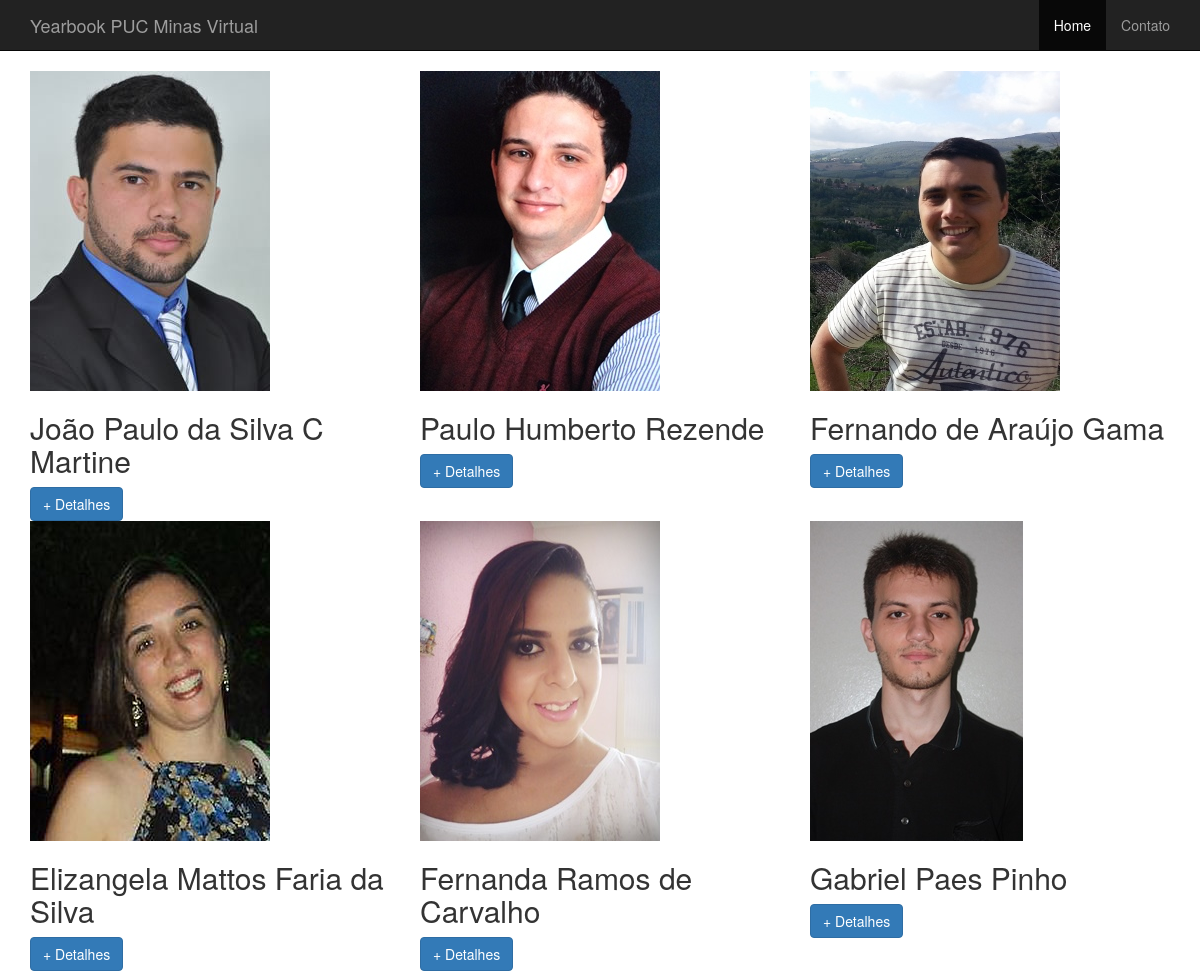
The page / on the database its author committed.
### tables this page shows
CREATE TABLE IF NOT EXISTS `aluno` (
  `id` int(11) NOT NULL AUTO_INCREMENT,
  `Nome` varchar(50) NOT NULL,
  `Cidade` varchar(60) DEFAULT NULL,
  `ES` varchar(60) DEFAULT NULL,
  `foto` varchar(100) DEFAULT NULL,
  `Descricao` varchar(450) DEFAULT NULL,
  PRIMARY KEY (`id`)
);

### index.php (the view, shortened to what this page needs)
<!DOCTYPE html>
<html>
  <head>
    <link href="http://netdna.bootstrapcdn.com/bootstrap/3.2.0/css/bootstrap.min.css"
    rel="stylesheet" type="text/css">
  </head>
  <body class="">
    <div class="navbar navbar-inverse navbar-static-top">
      <div class="container">
        <div class="navbar-header">
          <a class="navbar-brand" href="#">Yearbook PUC Minas Virtual</a>
        </div>
        <div class="collapse navbar-collapse navbar-ex1-collapse">
          <ul class="nav navbar-nav navbar-right">
            <li class="active">
              <a href="index.php">Home</a>
            </li>
            <li class="">
              <a href="#">Contato</a>
            </li>
          </ul>
        </div>
      </div>
    </div>
    <div class="container">
    <?php
    $pdo = conn_mysql();
    try {
      $sql = 'SELECT * FROM aluno;';
      $buscar = $pdo->query($sql);
      if ($buscar->rowCount()> 0) {
        $cont = 1;
        foreach ($buscar as $aluno){
          if ($cont == 1) {
            echo "<div class='row'>";
          }
          ?>
         <div class="col-md-4">
          <img src="img/<?php echo $aluno['foto'] ?>" class="img-responsive visible-lg visible-sm">
          <h2><?php echo $aluno['Nome'] ?></h2>
          <a class="btn btn-primary" href="aluno.php?id=<?php echo $aluno['id']?>">+ Detalhes</a>
        </div>
          <?php
          if ($cont == 3) {
            echo "</div>";
          }
        $cont++; if($cont == 4){$cont = 1;}
        }
      }
    } catch (PDOException $e) {
      $e->gerMessage();
    }
     ?>
     </div>
  </body>
</html>

### index.php (style rules this page uses)
.visible-xs, .visible-sm, .visible-md, .visible-lg { display: block!important; }

### rows shown on the page
aluno: foto (picture), Nome "João Paulo da Silva C Martine"
aluno: foto (picture), Nome "Paulo Humberto Rezende"
aluno: foto (picture), Nome "Fernando de Araújo Gama"
aluno: foto (picture), Nome "Elizangela Mattos Faria da Silva"
aluno: foto (picture), Nome "Fernanda Ramos de Carvalho"
aluno: foto (picture), Nome "Gabriel Paes Pinho"
